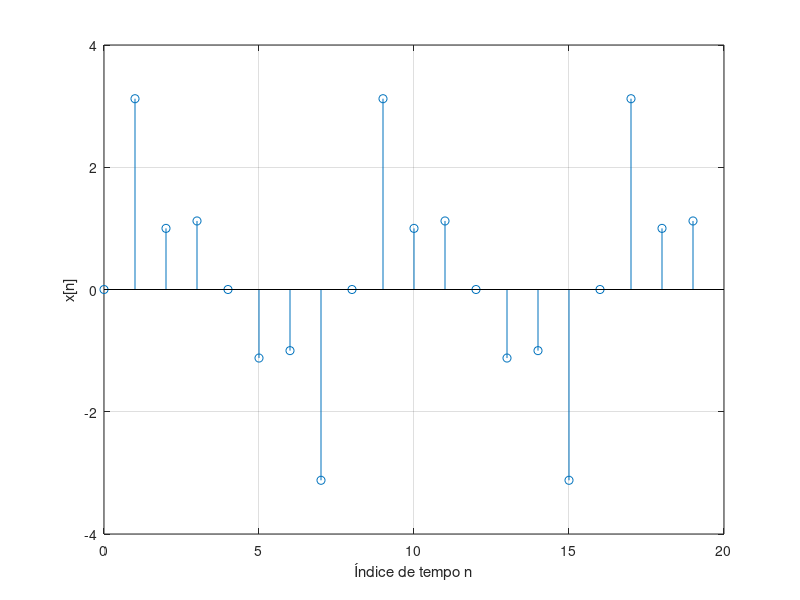

MATLAB code to generate this figure: (Note: this script raises an error after producing the figure.)
clear all; close all; clc

load('amostras_exemplo.mat','x')
fs = 4;
N = length(x);
n = 0 : N - 1; % índices de tempo
stem(n, x)
grid on;
xlabel('Índice de tempo n')
ylabel('x[n]')

t = linspace(0, (N - 1)/fs, 10000);
[xc] = shannon(x, fs, t);

figure;
stem(n * 1/fs, x);
hold on;
plot(t, xc, 'r')
grid on;
xlabel('Tempo t (ms)')
ylabel('xc(t)')
